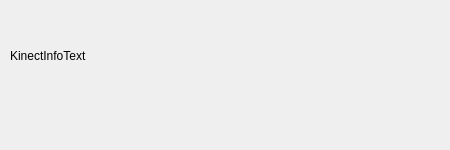
<ui version="4.0" >
 <class>KinectInfoWidgetClass</class>
 <widget class="QWidget" name="KinectInfoWidgetClass" >
  <property name="geometry" >
   <rect>
    <x>0</x>
    <y>0</y>
    <width>450</width>
    <height>150</height>
   </rect>
  </property>
  <property name="minimumSize" >
   <size>
    <width>450</width>
    <height>150</height>
   </size>
  </property>
  <property name="maximumSize" >
   <size>
    <width>450</width>
    <height>150</height>
   </size>
  </property>
  <property name="focusPolicy" >
   <enum>Qt::StrongFocus</enum>
  </property>
  <property name="windowTitle" >
   <string>Kinect信息窗口</string>
  </property>
  <widget class="QLabel" name="KinectInfoText" >
   <property name="geometry" >
    <rect>
     <x>10</x>
     <y>20</y>
     <width>381</width>
     <height>71</height>
    </rect>
   </property>
   <property name="styleSheet" >
    <string notr="true" >font: 16pt "微软雅黑";</string>
   </property>
   <property name="text" >
    <string>KinectInfoText</string>
   </property>
   <property name="scaledContents" >
    <bool>true</bool>
   </property>
  </widget>
 </widget>
 <layoutdefault spacing="6" margin="11" />
 <resources/>
 <connections/>
</ui>
